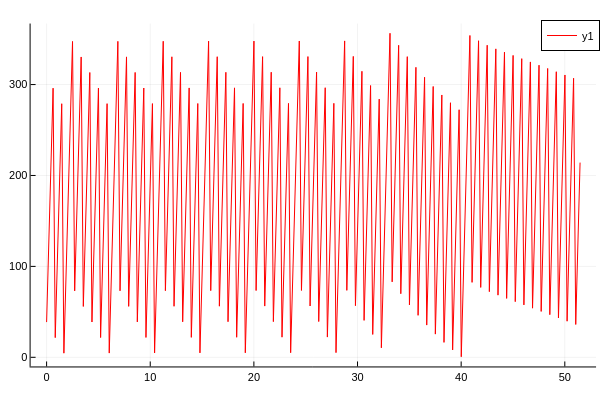

Source (notebook cell):
### Code cell
plot(tsamp[1:30:end]./(60*60*24),broadcast.(rad2deg,ν_soln1[1,1:30:end]),color=:red)#,label=permutedims(mylabel1),ls=:dot, linewidth=2)

### Figure 1 — Plotly figure (JSON) as saved in the notebook; plotly's stock layout.template omitted (floating-point values rounded to 4 significant figures; data arrays with more than 128 entries replaced by an {"elided": "..."} marker saying what was removed)
{"data": [{"colorbar": {"len": 0.9525, "title": "", "x": 0.9934, "y": 0.5139}, "legendgroup": "y1", "line": {"color": "rgba(255, 0, 0, 1.000)", "dash": "solid", "shape": "linear", "width": 1}, "mode": "lines", "name": "y1", "showlegend": true, "type": "scatter", "x": {"elided": "248 float values"}, "xaxis": "x", "y": {"elided": "248 float values"}, "yaxis": "y", "zmax": null, "zmin": null}], "layout": {"annotations": [], "height": 400, "legend": {"bgcolor": "rgba(255, 255, 255, 1.000)", "bordercolor": "rgba(0, 0, 0, 1.000)", "borderwidth": 1, "font": {"color": "rgba(0, 0, 0, 1.000)", "family": "sans-serif", "size": 11}, "title": {"font": {"color": "rgba(0, 0, 0, 1.000)", "family": "sans-serif", "size": 15}, "text": ""}, "tracegroupgap": 0, "traceorder": "normal", "x": 1, "xanchor": "auto", "y": 1, "yanchor": "auto"}, "margin": {"b": 20, "l": 0, "r": 0, "t": 20}, "paper_bgcolor": "rgba(255, 255, 255, 1.000)", "plot_bgcolor": "rgba(255, 255, 255, 1.000)", "showlegend": true, "width": 600, "xaxis": {"anchor": "y", "domain": [0.05101, 0.9934], "gridcolor": "rgba(0, 0, 0, 0.100)", "gridwidth": 0.5, "linecolor": "rgba(0, 0, 0, 1.000)", "mirror": false, "range": [-1.544, 53.02], "showgrid": true, "showline": true, "showticklabels": true, "tickangle": 0, "tickcolor": "rgb(0, 0, 0)", "tickfont": {"color": "rgba(0, 0, 0, 1.000)", "family": "sans-serif", "size": 11}, "tickmode": "array", "ticks": "inside", "ticktext": ["0", "10", "20", "30", "40", "50"], "tickvals": [0, 10, 20, 30, 40, 50], "title": "", "titlefont": {"color": "rgba(0, 0, 0, 1.000)", "family": "sans-serif", "size": 15}, "type": "-", "visible": true, "zeroline": false, "zerolinecolor": "rgba(0, 0, 0, 1.000)"}, "yaxis": {"anchor": "x", "domain": [0.03762, 0.9902], "gridcolor": "rgba(0, 0, 0, 0.100)", "gridwidth": 0.5, "linecolor": "rgba(0, 0, 0, 1.000)", "mirror": false, "range": [-10.07, 367.1], "showgrid": true, "showline": true, "showticklabels": true, "tickangle": 0, "tickcolor": "rgb(0, 0, 0)", "tickfont": {"color": "rgba(0, 0, 0, 1.000)", "family": "sans-serif", "size": 11}, "tickmode": "array", "ticks": "inside", "ticktext": ["0", "100", "200", "300"], "tickvals": [0, 100, 200, 300], "title": "", "titlefont": {"color": "rgba(0, 0, 0, 1.000)", "family": "sans-serif", "size": 15}, "type": "-", "visible": true, "zeroline": false, "zerolinecolor": "rgba(0, 0, 0, 1.000)"}}}
